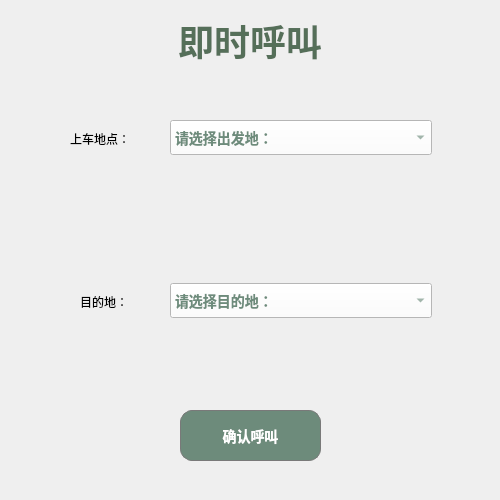
<?xml version="1.0" encoding="UTF-8"?>
<ui version="4.0">
 <class>instantcall</class>
 <widget class="QDialog" name="instantcall">
  <property name="geometry">
   <rect>
    <x>0</x>
    <y>0</y>
    <width>500</width>
    <height>500</height>
   </rect>
  </property>
  <property name="maximumSize">
   <size>
    <width>500</width>
    <height>500</height>
   </size>
  </property>
  <property name="windowTitle">
   <string>Dialog</string>
  </property>
  <widget class="QLabel" name="label">
   <property name="geometry">
    <rect>
     <x>0</x>
     <y>0</y>
     <width>500</width>
     <height>80</height>
    </rect>
   </property>
   <property name="maximumSize">
    <size>
     <width>500</width>
     <height>80</height>
    </size>
   </property>
   <property name="styleSheet">
    <string notr="true">QLabel{
width: 144px;
height: 50px;
opacity: 1;
font-size: 36px;
font-family: Microsoft YaHei, Microsoft YaHei-Bold;
font-weight: Bold;
text-align: left;
color: #556f59;
line-height: 0px;
}</string>
   </property>
   <property name="text">
    <string>即时呼叫</string>
   </property>
   <property name="alignment">
    <set>Qt::AlignCenter</set>
   </property>
  </widget>
  <widget class="QPushButton" name="submit">
   <property name="geometry">
    <rect>
     <x>180</x>
     <y>410</y>
     <width>141</width>
     <height>51</height>
    </rect>
   </property>
   <property name="styleSheet">
    <string notr="true">QPushButton{
width: 98px;
height: 43px;
opacity: 1;
background: #6d8b7b;
border: 1px solid #797979;
border-radius: 12px;
font-size: 14px;
font-family: Microsoft YaHei, Microsoft YaHei-Bold;
font-weight: Bold;
text-align: center;
color: #ffffff;
line-height: 17px;
alignment:alignHCenter
}</string>
   </property>
   <property name="text">
    <string>确认呼叫</string>
   </property>
   <property name="autoDefault">
    <bool>false</bool>
   </property>
   <property name="default">
    <bool>false</bool>
   </property>
   <property name="flat">
    <bool>false</bool>
   </property>
  </widget>
  <widget class="QWidget" name="widget_3" native="true">
   <property name="geometry">
    <rect>
     <x>0</x>
     <y>80</y>
     <width>500</width>
     <height>300</height>
    </rect>
   </property>
   <property name="maximumSize">
    <size>
     <width>500</width>
     <height>300</height>
    </size>
   </property>
   <layout class="QVBoxLayout" name="verticalLayout">
    <item>
     <widget class="QWidget" name="widget" native="true">
      <widget class="QLabel" name="label_8">
       <property name="geometry">
        <rect>
         <x>30</x>
         <y>40</y>
         <width>31</width>
         <height>31</height>
        </rect>
       </property>
       <property name="text">
        <string/>
       </property>
       <property name="pixmap">
        <pixmap resource="place.qrc">:/new/prefix1/地点.png</pixmap>
       </property>
       <property name="scaledContents">
        <bool>true</bool>
       </property>
      </widget>
      <widget class="QLabel" name="label_2">
       <property name="geometry">
        <rect>
         <x>70</x>
         <y>50</y>
         <width>81</width>
         <height>18</height>
        </rect>
       </property>
       <property name="text">
        <string>上车地点：</string>
       </property>
      </widget>
      <widget class="QComboBox" name="comboBox_2">
       <property name="geometry">
        <rect>
         <x>170</x>
         <y>40</y>
         <width>262</width>
         <height>35</height>
        </rect>
       </property>
       <property name="styleSheet">
        <string notr="true">QComboBox{
width: 123px;
height: 33px;
opacity: 1;
background: #ffffff;
font-size: 14px;
font-family: Microsoft YaHei, Microsoft YaHei-Bold;
font-weight: Bold;
text-align: left;
color: #6d8b7b;
line-height: 17px;
}</string>
       </property>
       <item>
        <property name="text">
         <string>请选择出发地：</string>
        </property>
       </item>
       <item>
        <property name="text">
         <string>A地</string>
        </property>
       </item>
       <item>
        <property name="text">
         <string>B地</string>
        </property>
       </item>
       <item>
        <property name="text">
         <string>C地</string>
        </property>
       </item>
       <item>
        <property name="text">
         <string>D地</string>
        </property>
       </item>
      </widget>
     </widget>
    </item>
    <item>
     <widget class="QWidget" name="widget_2" native="true">
      <widget class="QLabel" name="label_9">
       <property name="geometry">
        <rect>
         <x>30</x>
         <y>50</y>
         <width>31</width>
         <height>31</height>
        </rect>
       </property>
       <property name="text">
        <string/>
       </property>
       <property name="pixmap">
        <pixmap resource="place.qrc">:/new/prefix1/地点.png</pixmap>
       </property>
       <property name="scaledContents">
        <bool>true</bool>
       </property>
      </widget>
      <widget class="QLabel" name="label_5">
       <property name="geometry">
        <rect>
         <x>80</x>
         <y>60</y>
         <width>81</width>
         <height>18</height>
        </rect>
       </property>
       <property name="text">
        <string>目的地：</string>
       </property>
      </widget>
      <widget class="QComboBox" name="comboBox_3">
       <property name="geometry">
        <rect>
         <x>170</x>
         <y>50</y>
         <width>262</width>
         <height>35</height>
        </rect>
       </property>
       <property name="styleSheet">
        <string notr="true">QComboBox{
width: 123px;
height: 33px;
opacity: 1;
background: #ffffff;
font-size: 14px;
font-family: Microsoft YaHei, Microsoft YaHei-Bold;
font-weight: Bold;
text-align: left;
color: #6d8b7b;
line-height: 17px;
}</string>
       </property>
       <property name="maxVisibleItems">
        <number>20</number>
       </property>
       <item>
        <property name="text">
         <string>请选择目的地：</string>
        </property>
       </item>
       <item>
        <property name="text">
         <string>A地</string>
        </property>
       </item>
       <item>
        <property name="text">
         <string>B地</string>
        </property>
       </item>
       <item>
        <property name="text">
         <string>C地</string>
        </property>
       </item>
       <item>
        <property name="text">
         <string>D地</string>
        </property>
       </item>
      </widget>
     </widget>
    </item>
   </layout>
  </widget>
 </widget>
 <resources>
  <include location="place.qrc"/>
 </resources>
 <connections/>
</ui>
